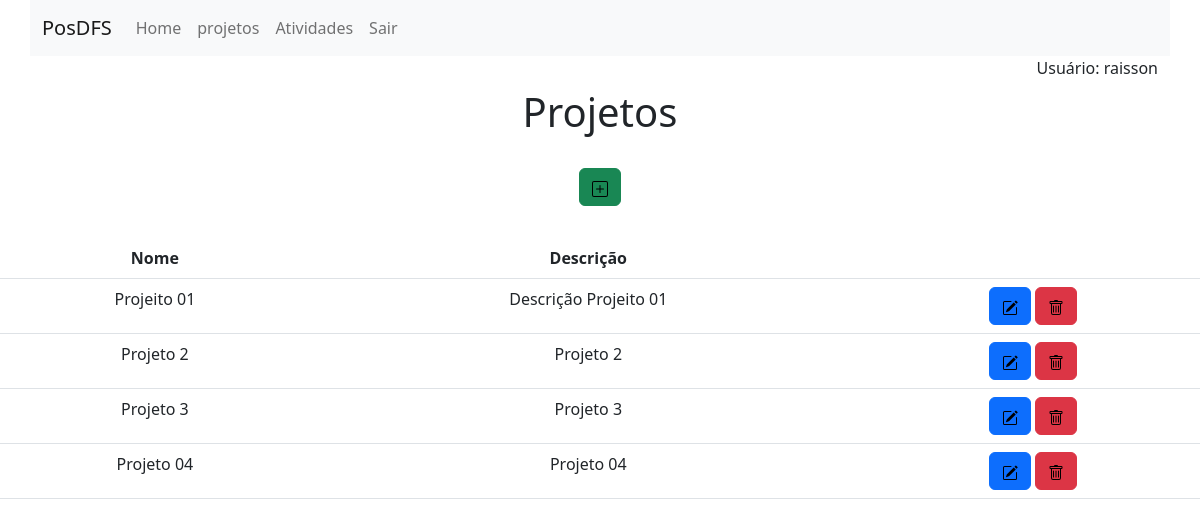
The app's page /projetos/ (signed in) with its own data.
### app/models.py (models this page shows, shortened)
class Projetos(models.Model):
    nome = models.CharField(max_length=200, blank=False, null=False, help_text='Informe o nome')
    descricao = models.TextField()

### app/views.py (the view)
# urls.py: path('projetos/', projetos, name='projetos'),
@login_required
def projetos(request):
    dados = Projetos.objects.all()
    return render(request, 'projetos/projetos.html', {'dados': dados})

### app/templates/projetos/projetos.html (shortened to what this page needs)
{% extends 'base.html' %}
{% block content %}
    <div class="row">
        <div class="col-md-12 m-auto pt-2 pb-2 text-center">
            <h1>Projetos</h1>
        </div>
        <div class="col-md-12 m-auto pt-3 pb-2 text-center">
            <a href="/projetosform/" class="btn btn-success" title="Adicionar">
            </a>
        </div>
        <div class="col-md-12 m-auto pt-4 pb-2 text-center">
            {% if dados|length > 0 %}
                <table class="table">
                    <thead class="thead-dark">
                        <tr>
                            <th scope="col-md-4">Nome</th>
                            <th scope="col-md-6">Descrição</th>
                            <th scope="col-md-6"></th>
                        </tr>
                    </thead>
                    <tbody>
                        {% for dado in dados %}
                            <tr>
                                <td>{{dado.nome}}</td>
                                <td>{{dado.descricao}}</td>
                                <td>
                                    <a href="/projetoseditar/{{dado.id}}/" class="btn btn-primary" title="Editar">
                                    </a>
                                    <a href="/projetosdeletar/{{dado.id}}/" class="btn btn-danger" title="Deletar">
                                    </a>
                                </td>
                            </tr>
                        {% endfor %}
                </tbody>
                </table>
            {% endif %}
        </div>
    </div>
{% endblock %}

### app/templates/base.html (shortened to what this page needs)
<!DOCTYPE html>
<html lang="pt-br">
<head>
    <link href="https://cdn.jsdelivr.net/npm/bootstrap@5.2.2/dist/css/bootstrap.min.css" rel="stylesheet">
</head>
<body>
    {% if user.is_authenticated %}
    <div class="container">
        <div class="row">
                <nav class="navbar navbar-expand-lg bg-light">
                    <div class="container-fluid">
                        <a class="navbar-brand" href="#">PosDFS</a>
                        <div class="collapse navbar-collapse" id="navbarNav">
                            <ul class="navbar-nav">
                                <li class="nav-item">
                                    <a class="nav-link"  href="/">Home</a>
                                </li>
                                <li class="nav-item">
                                    <a class="nav-link" href="/projetos/">projetos</a>
                                </li>
                                <li class="nav-item">
                                    <a class="nav-link" href="/atividades/">Atividades</a>
                                </li>
                                <li class="nav-item">
                                    <a class="nav-link "  href="/logout/">Sair</a>
                                </li>
                            </ul>
                        </div>
                    </div>
                </nav>
                <div class="col-md-12 text-end">
                    Usuário: {{user.get_username}}
                </div>
        </div>
    </div>
    {% endif %}
    {% block content %}
    {% endblock %}
</body>
</html>

### records on screen
Projetos: nome "Projeito 01", descricao "Descrição Projeito 01"
Projetos: nome "Projeto 2", descricao "Projeto 2"
Projetos: nome "Projeto 3", descricao "Projeto 3"
Projetos: nome "Projeto 04", descricao "Projeto 04"

### other values on screen
{{ user.get_username }} "raisson"
